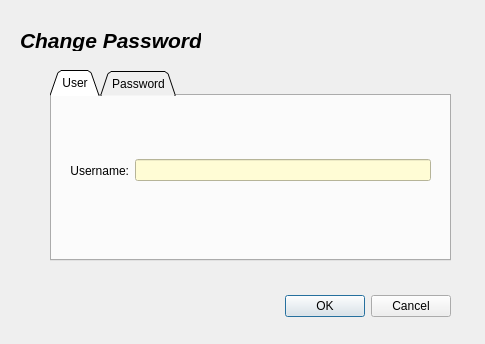
<?xml version="1.0" encoding="UTF-8"?>
<ui version="4.0">
 <class>changepwdDialog</class>
 <widget class="QDialog" name="changepwdDialog">
  <property name="geometry">
   <rect>
    <x>0</x>
    <y>0</y>
    <width>485</width>
    <height>344</height>
   </rect>
  </property>
  <property name="windowTitle">
   <string>bristoSOFT-Change Password</string>
  </property>
  <property name="windowIcon">
   <iconset resource="resources.qrc">
    <normaloff>:/icons/icons/edit-user.ico</normaloff>:/icons/icons/edit-user.ico</iconset>
  </property>
  <widget class="QDialogButtonBox" name="changepwdButtonBox">
   <property name="geometry">
    <rect>
     <x>260</x>
     <y>290</y>
     <width>191</width>
     <height>32</height>
    </rect>
   </property>
   <property name="orientation">
    <enum>Qt::Horizontal</enum>
   </property>
   <property name="standardButtons">
    <set>QDialogButtonBox::Cancel|QDialogButtonBox::Ok</set>
   </property>
  </widget>
  <widget class="QLabel" name="label">
   <property name="geometry">
    <rect>
     <x>220</x>
     <y>20</y>
     <width>221</width>
     <height>31</height>
    </rect>
   </property>
   <property name="text">
    <string/>
   </property>
   <property name="pixmap">
    <pixmap resource="resources.qrc">:/icons/bristo_logo.png</pixmap>
   </property>
   <property name="scaledContents">
    <bool>true</bool>
   </property>
  </widget>
  <widget class="QTabWidget" name="changepwdTabWidget">
   <property name="geometry">
    <rect>
     <x>50</x>
     <y>70</y>
     <width>401</width>
     <height>191</height>
    </rect>
   </property>
   <property name="tabPosition">
    <enum>QTabWidget::North</enum>
   </property>
   <property name="tabShape">
    <enum>QTabWidget::Triangular</enum>
   </property>
   <property name="currentIndex">
    <number>0</number>
   </property>
   <property name="elideMode">
    <enum>Qt::ElideNone</enum>
   </property>
   <property name="movable">
    <bool>false</bool>
   </property>
   <widget class="QWidget" name="userTab">
    <property name="autoFillBackground">
     <bool>false</bool>
    </property>
    <attribute name="icon">
     <iconset resource="resources.qrc">
      <normaloff>:/icons/icons/edit-user.ico</normaloff>:/icons/icons/edit-user.ico</iconset>
    </attribute>
    <attribute name="title">
     <string>User</string>
    </attribute>
    <widget class="QWidget" name="layoutWidget">
     <property name="geometry">
      <rect>
       <x>18</x>
       <y>49</y>
       <width>361</width>
       <height>51</height>
      </rect>
     </property>
     <layout class="QHBoxLayout" name="horizontalLayout">
      <item>
       <widget class="QLabel" name="userNameLabel">
        <property name="text">
         <string>Username:</string>
        </property>
        <property name="alignment">
         <set>Qt::AlignRight|Qt::AlignTrailing|Qt::AlignVCenter</set>
        </property>
        <property name="buddy">
         <cstring>userNameLineEdit</cstring>
        </property>
       </widget>
      </item>
      <item>
       <widget class="QLineEdit" name="userNameLineEdit">
        <property name="styleSheet">
         <string notr="true">background-color: rgb(255, 252, 213);</string>
        </property>
       </widget>
      </item>
     </layout>
    </widget>
   </widget>
   <widget class="QWidget" name="passwordTab">
    <attribute name="icon">
     <iconset resource="resources.qrc">
      <normaloff>:/icons/icons/lock.ico</normaloff>:/icons/icons/lock.ico</iconset>
    </attribute>
    <attribute name="title">
     <string>Password</string>
    </attribute>
    <widget class="QWidget" name="layoutWidget">
     <property name="geometry">
      <rect>
       <x>1</x>
       <y>7</y>
       <width>391</width>
       <height>151</height>
      </rect>
     </property>
     <layout class="QGridLayout" name="gridLayout">
      <item row="0" column="0">
       <widget class="QLabel" name="oldPasswordLabel">
        <property name="text">
         <string>Old Password:</string>
        </property>
        <property name="alignment">
         <set>Qt::AlignRight|Qt::AlignTrailing|Qt::AlignVCenter</set>
        </property>
        <property name="buddy">
         <cstring>oldPasswordLineEdit</cstring>
        </property>
       </widget>
      </item>
      <item row="0" column="1">
       <widget class="QLineEdit" name="oldPasswordLineEdit">
        <property name="styleSheet">
         <string notr="true">background-color: rgb(126, 154, 255);</string>
        </property>
        <property name="echoMode">
         <enum>QLineEdit::Password</enum>
        </property>
       </widget>
      </item>
      <item row="1" column="0">
       <widget class="QLabel" name="newPasswordLabel">
        <property name="text">
         <string>New Password:</string>
        </property>
        <property name="alignment">
         <set>Qt::AlignRight|Qt::AlignTrailing|Qt::AlignVCenter</set>
        </property>
        <property name="buddy">
         <cstring>newPasswordLineEdit</cstring>
        </property>
       </widget>
      </item>
      <item row="1" column="1">
       <widget class="QLineEdit" name="newPasswordLineEdit">
        <property name="styleSheet">
         <string notr="true">background-color: rgb(126, 154, 255);</string>
        </property>
        <property name="echoMode">
         <enum>QLineEdit::Password</enum>
        </property>
       </widget>
      </item>
      <item row="2" column="0">
       <widget class="QLabel" name="reenterPasswordLabel">
        <property name="text">
         <string>Re-Enter New:</string>
        </property>
        <property name="alignment">
         <set>Qt::AlignRight|Qt::AlignTrailing|Qt::AlignVCenter</set>
        </property>
        <property name="buddy">
         <cstring>reenterPasswordLineEdit</cstring>
        </property>
       </widget>
      </item>
      <item row="2" column="1">
       <widget class="QLineEdit" name="reenterPasswordLineEdit">
        <property name="styleSheet">
         <string notr="true">background-color: rgb(126, 154, 255);</string>
        </property>
        <property name="echoMode">
         <enum>QLineEdit::Password</enum>
        </property>
       </widget>
      </item>
     </layout>
    </widget>
   </widget>
  </widget>
  <widget class="QLabel" name="changePasswordLabel">
   <property name="geometry">
    <rect>
     <x>20</x>
     <y>30</y>
     <width>181</width>
     <height>21</height>
    </rect>
   </property>
   <property name="font">
    <font>
     <pointsize>16</pointsize>
     <weight>75</weight>
     <italic>true</italic>
     <bold>true</bold>
    </font>
   </property>
   <property name="text">
    <string>Change Password:</string>
   </property>
  </widget>
 </widget>
 <resources>
  <include location="resources.qrc"/>
 </resources>
 <connections>
  <connection>
   <sender>changepwdButtonBox</sender>
   <signal>accepted()</signal>
   <receiver>changepwdDialog</receiver>
   <slot>accept()</slot>
   <hints>
    <hint type="sourcelabel">
     <x>248</x>
     <y>254</y>
    </hint>
    <hint type="destinationlabel">
     <x>157</x>
     <y>274</y>
    </hint>
   </hints>
  </connection>
  <connection>
   <sender>changepwdButtonBox</sender>
   <signal>rejected()</signal>
   <receiver>changepwdDialog</receiver>
   <slot>reject()</slot>
   <hints>
    <hint type="sourcelabel">
     <x>316</x>
     <y>260</y>
    </hint>
    <hint type="destinationlabel">
     <x>286</x>
     <y>274</y>
    </hint>
   </hints>
  </connection>
 </connections>
</ui>
